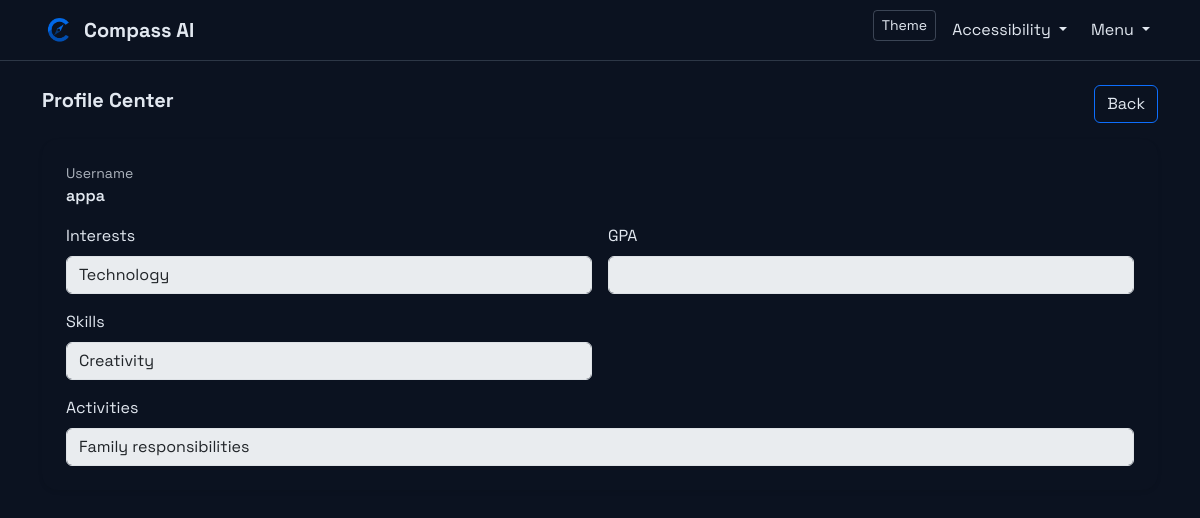
The page /profile/ (signed in) on the database its author committed.
### app/models/user.py (models this page shows, shortened)
class User(db.Model, UserMixin):
    __tablename__ = "users"
    id = db.Column(db.Integer, primary_key=True)
    username = db.Column(String(120), unique=True, nullable=False, index=True)
    email = db.Column(String(255), unique=True, nullable=True, index=True)
    password_hash = db.Column(String(255), nullable=False)
    name = db.Column(String(120), nullable=True)
    grade_level = db.Column(String(50), nullable=True)
    school = db.Column(String(120), nullable=True)
    interests = db.Column(String(500), nullable=True)  # comma-separated
    career_goals = db.Column(String(200), nullable=True)
    skills = db.Column(String(500), nullable=True)  # comma-separated
    activities = db.Column(String(500), nullable=True)  # comma-separated
    award_amount = db.Column(String(120), nullable=True)
    scholarship_category = db.Column(String(120), nullable=True)
    state = db.Column(String(120), nullable=True)
    other_circumstances = db.Column(String(500), nullable=True)
    survey_completed = db.Column(db.Boolean, nullable=False, default=False)
    is_admin = db.Column(db.Boolean, nullable=False, default=False, index=True)
    created_at = db.Column(db.DateTime, server_default=db.func.now())

### app/routes/profile_routes.py (the view)
@profile_bp.get("/")
@login_required
def index() -> str:
    return render_template("profile/index.html", user=current_user)

### app/models/user.py (called while the page is built)
@login_manager.user_loader
def load_user(user_id: str) -> User | None:
    try:
        return db.session.get(User, int(user_id))
    except Exception:
        return None

### app/templates/profile/index.html
{% extends 'layout/base.html' %}
{% block content %}
  <div class="d-flex align-items-center justify-content-between flex-wrap gap-2 mb-3">
    <h2 class="h5 fw-bold">Profile Center</h2>
    <a class="btn btn-outline-primary" href="{{ url_for('dashboard.index') }}">Back</a>
  </div>
  <div class="card rounded-4 shadow-sm border-0 p-4">
    <div class="mb-3">
      <div class="text-muted small">Username</div>
      <div class="fw-semibold">{{ user.username or user.name }}</div>
    </div>
    <form method="post" action="{{ url_for('profile.update') }}">
      <div class="row g-3">
        <div class="col-12 col-md-6">
          <label class="form-label">Interests</label>
          <input name="interests" class="form-control" value="{{ user.interests or '' }}" {% if user.survey_completed %}disabled{% endif %} />
        </div>
        <div class="col-12 col-md-6">
          <label class="form-label">GPA</label>
          <input name="gpa" class="form-control" value="{{ user.gpa or '' }}" {% if user.survey_completed %}disabled{% endif %} />
        </div>
        <div class="col-12 col-md-6">
          <label class="form-label">Skills</label>
          <input name="skills" class="form-control" value="{{ user.skills or '' }}" {% if user.survey_completed %}disabled{% endif %} />
        </div>
        <div class="col-12">
          <label class="form-label">Activities</label>
          <input name="activities" class="form-control" value="{{ user.activities or '' }}" {% if user.survey_completed %}disabled{% endif %} />
        </div>
      </div>
    </form>
  </div>
{% endblock %}

### app/static/css/styles.css (style rules this page uses)
:root { --primary:#0078D4; --secondary:#106EBE; --accent:#50E6FF; --success:#107C10; --dark:#1B1A19; --light:#F3F6F9; --bg:#FFFFFF; }
body { font-family: "Segoe UI", Inter, system-ui, -apple-system, Arial, sans-serif; color: var(--dark); background: var(--bg); }
.card { border-radius: 1rem; }

### app/templates/layout/base.html (style rules this page uses)
body.theme-dark { background: #0b1220; color: #e2e8f0; }
body.theme-dark .nav-link, body.theme-dark .navbar-brand, body.theme-dark .dropdown-item, body.theme-dark .btn, body.theme-dark .form-label, body.theme-dark label, body.theme-dark p, body.theme-dark h1, body.theme-dark h2, body.theme-dark h3, body.theme-dark h4, body.theme-dark h5, body.theme-dark h6 { color: #e2e8f0 !important; }
body.theme-dark .card { background: #0b1220 !important; color: #e2e8f0 !important; border-color: rgba(148,163,184,.25) !important; }
body.theme-dark .card .text-muted, body.theme-dark .card .text-muted small, body.theme-dark .card .small, body.theme-dark .card p { color: rgba(226,232,240,.75) !important; }

### rows shown on the page
User: username "appa", interests "Technology", skills "Creativity", activities "Family responsibilities"
